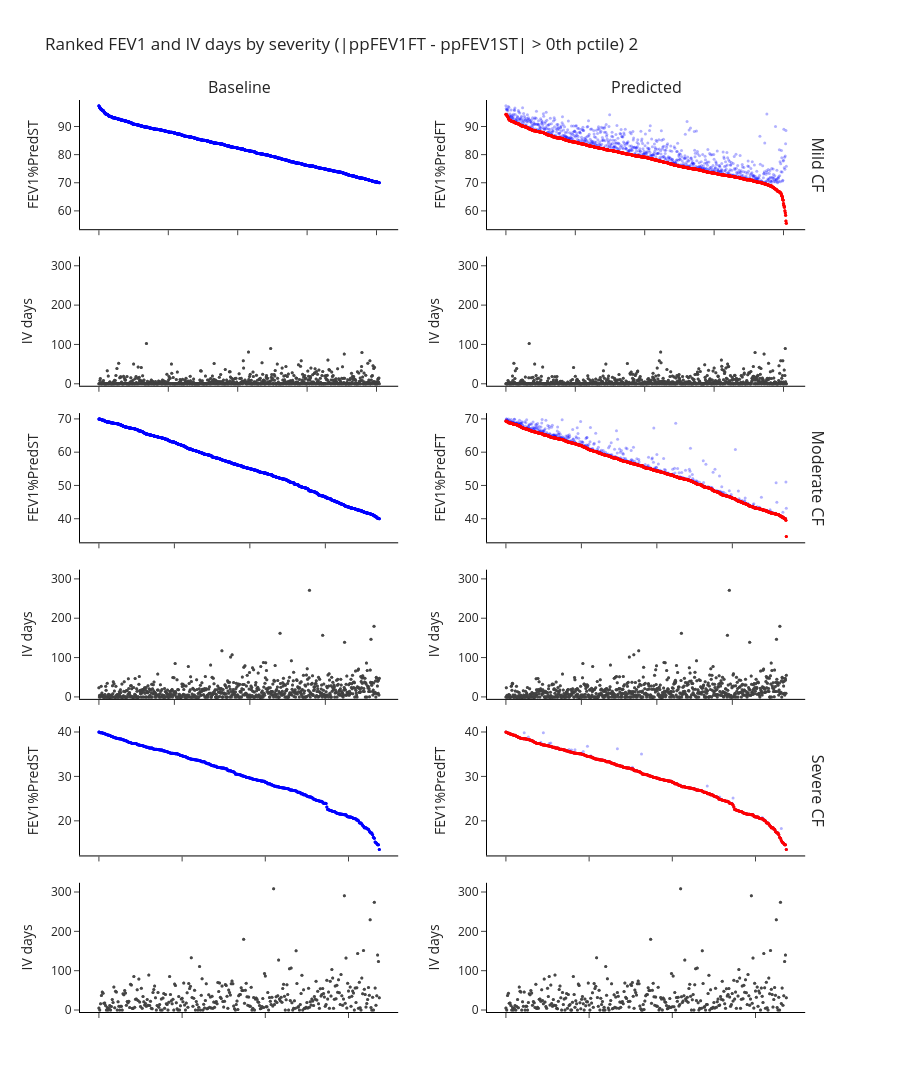

Here is the notebook cell this chart was saved with:
### Markdown cell above
## Archive

### Code cell
# Archive
diff_col = "ppFEV1FT - ppFEV1ST"
prctile = 0  # keep rows where abs(diff_col) > this percentile threshold

df_ranked = df.copy()
# df_ranked = df_ranked[(df_ranked["ecFEF2575%ecFEV1"] < 70)].copy()
threshold = df_ranked[diff_col].abs().quantile(prctile / 100)
df_ranked = df_ranked[df_ranked[diff_col].abs() > threshold]

df_ranked.loc[df_ranked["FEV1%PredST"] >= 70, "severity"] = "mild"
df_ranked.loc[
    (df_ranked["FEV1%PredST"] >= 40) & (df_ranked["FEV1%PredST"] < 70), "severity"
] = "moderate"
df_ranked.loc[df_ranked["FEV1%PredST"] < 40, "severity"] = "severe"

iv_max = df_ranked["IV days"].max() * 1.05

severities = [("mild", 1, 2), ("moderate", 3, 4), ("severe", 5, 6)]
fev_metrics = ["FEV1%PredST", "FEV1%PredFT"]
fev_colors = {"FEV1%PredST": "blue", "FEV1%PredFT": "red"}
iv_color = "rgba(64, 64, 64, 0.8)"

# Compute shared y range per severity across both fev_metrics
fev_range_by_severity = {}
for severity_label, _, _ in severities:
    df_sev = df_ranked[df_ranked["severity"] == severity_label]
    vals = pd.concat([df_sev[m] for m in fev_metrics]).dropna()
    pad = (vals.max() - vals.min()) * 0.05
    fev_range_by_severity[severity_label] = [vals.min() - pad, vals.max() + pad]


def add_ranked_fev_iv_panels(
    fig,
    df_severity,
    fev_metric,
    severity_label,
    row_fev,
    row_iv,
    col,
    overlay_metric=None,
):
    df_sorted = df_severity.sort_values(fev_metric, ascending=False).reset_index(
        drop=True
    )
    x_rank = list(range(len(df_sorted)))

    if overlay_metric is not None:
        fig.add_trace(
            go.Scatter(
                x=x_rank,
                y=df_sorted[overlay_metric],
                mode="markers",
                marker=dict(size=3, opacity=0.3, color=fev_colors[overlay_metric]),
                customdata=df_sorted["ID"],
                hovertemplate="ID: %{customdata}<br>"
                + overlay_metric
                + ": %{y:.1f}<extra></extra>",
                showlegend=False,
            ),
            row=row_fev,
            col=col,
        )

    fig.add_trace(
        go.Scatter(
            x=x_rank,
            y=df_sorted[fev_metric],
            mode="markers",
            marker=dict(size=3, opacity=1.0, color=fev_colors[fev_metric]),
            customdata=df_sorted["ID"],
            hovertemplate="ID: %{customdata}<br>"
            + fev_metric
            + ": %{y:.1f}<extra></extra>",
            showlegend=False,
        ),
        row=row_fev,
        col=col,
    )
    fig.add_trace(
        go.Scatter(
            x=x_rank,
            y=df_sorted["IV days"],
            mode="markers",
            marker=dict(size=3, color=iv_color),
            customdata=df_sorted["ID"],
            hovertemplate="ID: %{customdata}<br>IV days: %{y:.0f}<extra></extra>",
            showlegend=False,
        ),
        row=row_iv,
        col=col,
    )
    fig.update_xaxes(
        showticklabels=False,
        linecolor="black",
        linewidth=1,
        showline=True,
        row=row_fev,
        col=col,
    )
    fig.update_xaxes(
        showticklabels=False,
        linecolor="black",
        linewidth=1,
        showline=True,
        row=row_iv,
        col=col,
    )
    fig.update_yaxes(
        title_text=f"{fev_metric}",
        linecolor="black",
        linewidth=1,
        showline=True,
        range=fev_range_by_severity[severity_label],
        row=row_fev,
        col=col,
    )
    fig.update_yaxes(
        title_text="IV days",
        range=[-5, iv_max],
        linecolor="black",
        linewidth=1,
        showline=True,
        row=row_iv,
        col=col,
    )


fig = make_subplots(
    rows=6,
    cols=2,
    vertical_spacing=0.03,
    horizontal_spacing=0.12,
    column_titles=["Baseline", "Predicted"],
    row_titles=[
        "Mild CF",
        "",
        "Moderate CF",
        "",
        "Severe CF",
        "",
    ],
)

for col_idx, fev_metric in enumerate(fev_metrics, start=1):
    overlay = "FEV1%PredST" if col_idx == 2 else None
    for severity_label, row_fev, row_iv in severities:
        df_sev = df_ranked[df_ranked["severity"] == severity_label]
        add_ranked_fev_iv_panels(
            fig, df_sev, fev_metric, severity_label, row_fev, row_iv, col_idx
        )
        add_ranked_fev_iv_panels(
            fig,
            df_sev,
            fev_metric,
            severity_label,
            row_fev,
            row_iv,
            col_idx,
            overlay_metric=overlay,
        )

title = f"Ranked FEV1 and IV days by severity (|{diff_col}| > {prctile}th pctile) 2"
fig.update_layout(
    height=1100,
    width=900,
    title=title,
    template="simple_white",
    plot_bgcolor="white",
    paper_bgcolor="white",
)
# fig.write_image(dh.get_path_to_main() + f"PlotsCFR/{title}.pdf")

### Figure 1 — Plotly figure (JSON) as saved in the notebook; plotly's stock layout.template omitted (floating-point values rounded to 4 significant figures; data arrays with more than 128 entries replaced by an {"elided": "..."} marker saying what was removed)
{"data": [{"customdata": {"elided": "809 str values"}, "hovertemplate": "ID: %{customdata}<br>FEV1%PredST: %{y:.1f}<extra></extra>", "marker": {"color": "blue", "opacity": 1, "size": 3}, "mode": "markers", "showlegend": false, "type": "scatter", "x": {"elided": "809 int values"}, "xaxis": "x", "y": {"elided": "809 float values"}, "yaxis": "y"}, {"customdata": {"elided": "809 str values"}, "hovertemplate": "ID: %{customdata}<br>IV days: %{y:.0f}<extra></extra>", "marker": {"color": "rgba(64, 64, 64, 0.8)", "size": 3}, "mode": "markers", "showlegend": false, "type": "scatter", "x": {"elided": "809 int values"}, "xaxis": "x3", "y": {"elided": "809 float values"}, "yaxis": "y3"}, {"customdata": {"elided": "809 str values"}, "hovertemplate": "ID: %{customdata}<br>FEV1%PredST: %{y:.1f}<extra></extra>", "marker": {"color": "blue", "opacity": 1, "size": 3}, "mode": "markers", "showlegend": false, "type": "scatter", "x": {"elided": "809 int values"}, "xaxis": "x", "y": {"elided": "809 float values"}, "yaxis": "y"}, {"customdata": {"elided": "809 str values"}, "hovertemplate": "ID: %{customdata}<br>IV days: %{y:.0f}<extra></extra>", "marker": {"color": "rgba(64, 64, 64, 0.8)", "size": 3}, "mode": "markers", "showlegend": false, "type": "scatter", "x": {"elided": "809 int values"}, "xaxis": "x3", "y": {"elided": "809 float values"}, "yaxis": "y3"}, {"customdata": {"elided": "744 str values"}, "hovertemplate": "ID: %{customdata}<br>FEV1%PredST: %{y:.1f}<extra></extra>", "marker": {"color": "blue", "opacity": 1, "size": 3}, "mode": "markers", "showlegend": false, "type": "scatter", "x": {"elided": "744 int values"}, "xaxis": "x5", "y": {"elided": "744 float values"}, "yaxis": "y5"}, {"customdata": {"elided": "744 str values"}, "hovertemplate": "ID: %{customdata}<br>IV days: %{y:.0f}<extra></extra>", "marker": {"color": "rgba(64, 64, 64, 0.8)", "size": 3}, "mode": "markers", "showlegend": false, "type": "scatter", "x": {"elided": "744 int values"}, "xaxis": "x7", "y": {"elided": "744 float values"}, "yaxis": "y7"}, {"customdata": {"elided": "744 str values"}, "hovertemplate": "ID: %{customdata}<br>FEV1%PredST: %{y:.1f}<extra></extra>", "marker": {"color": "blue", "opacity": 1, "size": 3}, "mode": "markers", "showlegend": false, "type": "scatter", "x": {"elided": "744 int values"}, "xaxis": "x5", "y": {"elided": "744 float values"}, "yaxis": "y5"}, {"customdata": {"elided": "744 str values"}, "hovertemplate": "ID: %{customdata}<br>IV days: %{y:.0f}<extra></extra>", "marker": {"color": "rgba(64, 64, 64, 0.8)", "size": 3}, "mode": "markers", "showlegend": false, "type": "scatter", "x": {"elided": "744 int values"}, "xaxis": "x7", "y": {"elided": "744 float values"}, "yaxis": "y7"}, {"customdata": {"elided": "338 str values"}, "hovertemplate": "ID: %{customdata}<br>FEV1%PredST: %{y:.1f}<extra></extra>", "marker": {"color": "blue", "opacity": 1, "size": 3}, "mode": "markers", "showlegend": false, "type": "scatter", "x": {"elided": "338 int values"}, "xaxis": "x9", "y": {"elided": "338 float values"}, "yaxis": "y9"}, {"customdata": {"elided": "338 str values"}, "hovertemplate": "ID: %{customdata}<br>IV days: %{y:.0f}<extra></extra>", "marker": {"color": "rgba(64, 64, 64, 0.8)", "size": 3}, "mode": "markers", "showlegend": false, "type": "scatter", "x": {"elided": "338 int values"}, "xaxis": "x11", "y": {"elided": "338 float values"}, "yaxis": "y11"}, {"customdata": {"elided": "338 str values"}, "hovertemplate": "ID: %{customdata}<br>FEV1%PredST: %{y:.1f}<extra></extra>", "marker": {"color": "blue", "opacity": 1, "size": 3}, "mode": "markers", "showlegend": false, "type": "scatter", "x": {"elided": "338 int values"}, "xaxis": "x9", "y": {"elided": "338 float values"}, "yaxis": "y9"}, {"customdata": {"elided": "338 str values"}, "hovertemplate": "ID: %{customdata}<br>IV days: %{y:.0f}<extra></extra>", "marker": {"color": "rgba(64, 64, 64, 0.8)", "size": 3}, "mode": "markers", "showlegend": false, "type": "scatter", "x": {"elided": "338 int values"}, "xaxis": "x11", "y": {"elided": "338 float values"}, "yaxis": "y11"}, {"customdata": {"elided": "809 str values"}, "hovertemplate": "ID: %{customdata}<br>FEV1%PredFT: %{y:.1f}<extra></extra>", "marker": {"color": "red", "opacity": 1, "size": 3}, "mode": "markers", "showlegend": false, "type": "scatter", "x": {"elided": "809 int values"}, "xaxis": "x2", "y": {"elided": "809 float values"}, "yaxis": "y2"}, {"customdata": {"elided": "809 str values"}, "hovertemplate": "ID: %{customdata}<br>IV days: %{y:.0f}<extra></extra>", "marker": {"color": "rgba(64, 64, 64, 0.8)", "size": 3}, "mode": "markers", "showlegend": false, "type": "scatter", "x": {"elided": "809 int values"}, "xaxis": "x4", "y": {"elided": "809 float values"}, "yaxis": "y4"}, {"customdata": {"elided": "809 str values"}, "hovertemplate": "ID: %{customdata}<br>FEV1%PredST: %{y:.1f}<extra></extra>", "marker": {"color": "blue", "opacity": 0.3, "size": 3}, "mode": "markers", "showlegend": false, "type": "scatter", "x": {"elided": "809 int values"}, "xaxis": "x2", "y": {"elided": "809 float values"}, "yaxis": "y2"}, {"customdata": {"elided": "809 str values"}, "hovertemplate": "ID: %{customdata}<br>FEV1%PredFT: %{y:.1f}<extra></extra>", "marker": {"color": "red", "opacity": 1, "size": 3}, "mode": "markers", "showlegend": false, "type": "scatter", "x": {"elided": "809 int values"}, "xaxis": "x2", "y": {"elided": "809 float values"}, "yaxis": "y2"}, {"customdata": {"elided": "809 str values"}, "hovertemplate": "ID: %{customdata}<br>IV days: %{y:.0f}<extra></extra>", "marker": {"color": "rgba(64, 64, 64, 0.8)", "size": 3}, "mode": "markers", "showlegend": false, "type": "scatter", "x": {"elided": "809 int values"}, "xaxis": "x4", "y": {"elided": "809 float values"}, "yaxis": "y4"}, {"customdata": {"elided": "744 str values"}, "hovertemplate": "ID: %{customdata}<br>FEV1%PredFT: %{y:.1f}<extra></extra>", "marker": {"color": "red", "opacity": 1, "size": 3}, "mode": "markers", "showlegend": false, "type": "scatter", "x": {"elided": "744 int values"}, "xaxis": "x6", "y": {"elided": "744 float values"}, "yaxis": "y6"}, {"customdata": {"elided": "744 str values"}, "hovertemplate": "ID: %{customdata}<br>IV days: %{y:.0f}<extra></extra>", "marker": {"color": "rgba(64, 64, 64, 0.8)", "size": 3}, "mode": "markers", "showlegend": false, "type": "scatter", "x": {"elided": "744 int values"}, "xaxis": "x8", "y": {"elided": "744 float values"}, "yaxis": "y8"}, {"customdata": {"elided": "744 str values"}, "hovertemplate": "ID: %{customdata}<br>FEV1%PredST: %{y:.1f}<extra></extra>", "marker": {"color": "blue", "opacity": 0.3, "size": 3}, "mode": "markers", "showlegend": false, "type": "scatter", "x": {"elided": "744 int values"}, "xaxis": "x6", "y": {"elided": "744 float values"}, "yaxis": "y6"}, {"customdata": {"elided": "744 str values"}, "hovertemplate": "ID: %{customdata}<br>FEV1%PredFT: %{y:.1f}<extra></extra>", "marker": {"color": "red", "opacity": 1, "size": 3}, "mode": "markers", "showlegend": false, "type": "scatter", "x": {"elided": "744 int values"}, "xaxis": "x6", "y": {"elided": "744 float values"}, "yaxis": "y6"}, {"customdata": {"elided": "744 str values"}, "hovertemplate": "ID: %{customdata}<br>IV days: %{y:.0f}<extra></extra>", "marker": {"color": "rgba(64, 64, 64, 0.8)", "size": 3}, "mode": "markers", "showlegend": false, "type": "scatter", "x": {"elided": "744 int values"}, "xaxis": "x8", "y": {"elided": "744 float values"}, "yaxis": "y8"}, {"customdata": {"elided": "338 str values"}, "hovertemplate": "ID: %{customdata}<br>FEV1%PredFT: %{y:.1f}<extra></extra>", "marker": {"color": "red", "opacity": 1, "size": 3}, "mode": "markers", "showlegend": false, "type": "scatter", "x": {"elided": "338 int values"}, "xaxis": "x10", "y": {"elided": "338 float values"}, "yaxis": "y10"}, {"customdata": {"elided": "338 str values"}, "hovertemplate": "ID: %{customdata}<br>IV days: %{y:.0f}<extra></extra>", "marker": {"color": "rgba(64, 64, 64, 0.8)", "size": 3}, "mode": "markers", "showlegend": false, "type": "scatter", "x": {"elided": "338 int values"}, "xaxis": "x12", "y": {"elided": "338 float values"}, "yaxis": "y12"}, {"customdata": {"elided": "338 str values"}, "hovertemplate": "ID: %{customdata}<br>FEV1%PredST: %{y:.1f}<extra></extra>", "marker": {"color": "blue", "opacity": 0.3, "size": 3}, "mode": "markers", "showlegend": false, "type": "scatter", "x": {"elided": "338 int values"}, "xaxis": "x10", "y": {"elided": "338 float values"}, "yaxis": "y10"}, {"customdata": {"elided": "338 str values"}, "hovertemplate": "ID: %{customdata}<br>FEV1%PredFT: %{y:.1f}<extra></extra>", "marker": {"color": "red", "opacity": 1, "size": 3}, "mode": "markers", "showlegend": false, "type": "scatter", "x": {"elided": "338 int values"}, "xaxis": "x10", "y": {"elided": "338 float values"}, "yaxis": "y10"}, {"customdata": {"elided": "338 str values"}, "hovertemplate": "ID: %{customdata}<br>IV days: %{y:.0f}<extra></extra>", "marker": {"color": "rgba(64, 64, 64, 0.8)", "size": 3}, "mode": "markers", "showlegend": false, "type": "scatter", "x": {"elided": "338 int values"}, "xaxis": "x12", "y": {"elided": "338 float values"}, "yaxis": "y12"}], "layout": {"annotations": [{"font": {"size": 16}, "showarrow": false, "text": "Baseline", "x": 0.215, "xanchor": "center", "xref": "paper", "y": 1, "yanchor": "bottom", "yref": "paper"}, {"font": {"size": 16}, "showarrow": false, "text": "Predicted", "x": 0.765, "xanchor": "center", "xref": "paper", "y": 1, "yanchor": "bottom", "yref": "paper"}, {"font": {"size": 16}, "showarrow": false, "text": "Mild CF", "textangle": 90, "x": 0.98, "xanchor": "left", "xref": "paper", "y": 0.9292, "yanchor": "middle", "yref": "paper"}, {"font": {"size": 16}, "showarrow": false, "text": "Moderate CF", "textangle": 90, "x": 0.98, "xanchor": "left", "xref": "paper", "y": 0.5858, "yanchor": "middle", "yref": "paper"}, {"font": {"size": 16}, "showarrow": false, "text": "Severe CF", "textangle": 90, "x": 0.98, "xanchor": "left", "xref": "paper", "y": 0.2425, "yanchor": "middle", "yref": "paper"}], "height": 1100, "paper_bgcolor": "white", "plot_bgcolor": "white", "title": {"text": "Ranked FEV1 and IV days by severity (|ppFEV1FT - ppFEV1ST| > 0th pctile) 2"}, "width": 900, "xaxis": {"anchor": "y", "domain": [0, 0.43], "linecolor": "black", "linewidth": 1, "showline": true, "showticklabels": false}, "xaxis10": {"anchor": "y10", "domain": [0.55, 0.98], "linecolor": "black", "linewidth": 1, "showline": true, "showticklabels": false}, "xaxis11": {"anchor": "y11", "domain": [0, 0.43], "linecolor": "black", "linewidth": 1, "showline": true, "showticklabels": false}, "xaxis12": {"anchor": "y12", "domain": [0.55, 0.98], "linecolor": "black", "linewidth": 1, "showline": true, "showticklabels": false}, "xaxis2": {"anchor": "y2", "domain": [0.55, 0.98], "linecolor": "black", "linewidth": 1, "showline": true, "showticklabels": false}, "xaxis3": {"anchor": "y3", "domain": [0, 0.43], "linecolor": "black", "linewidth": 1, "showline": true, "showticklabels": false}, "xaxis4": {"anchor": "y4", "domain": [0.55, 0.98], "linecolor": "black", "linewidth": 1, "showline": true, "showticklabels": false}, "xaxis5": {"anchor": "y5", "domain": [0, 0.43], "linecolor": "black", "linewidth": 1, "showline": true, "showticklabels": false}, "xaxis6": {"anchor": "y6", "domain": [0.55, 0.98], "linecolor": "black", "linewidth": 1, "showline": true, "showticklabels": false}, "xaxis7": {"anchor": "y7", "domain": [0, 0.43], "linecolor": "black", "linewidth": 1, "showline": true, "showticklabels": false}, "xaxis8": {"anchor": "y8", "domain": [0.55, 0.98], "linecolor": "black", "linewidth": 1, "showline": true, "showticklabels": false}, "xaxis9": {"anchor": "y9", "domain": [0, 0.43], "linecolor": "black", "linewidth": 1, "showline": true, "showticklabels": false}, "yaxis": {"anchor": "x", "domain": [0.8583, 1], "linecolor": "black", "linewidth": 1, "range": [53.49, 99.42], "showline": true, "title": {"text": "FEV1%PredST"}}, "yaxis10": {"anchor": "x10", "domain": [0.1717, 0.3133], "linecolor": "black", "linewidth": 1, "range": [12.21, 41.3], "showline": true, "title": {"text": "FEV1%PredFT"}}, "yaxis11": {"anchor": "x11", "domain": [0, 0.1417], "linecolor": "black", "linewidth": 1, "range": [-5, 323.4], "showline": true, "title": {"text": "IV days"}}, "yaxis12": {"anchor": "x12", "domain": [0, 0.1417], "linecolor": "black", "linewidth": 1, "range": [-5, 323.4], "showline": true, "title": {"text": "IV days"}}, "yaxis2": {"anchor": "x2", "domain": [0.8583, 1], "linecolor": "black", "linewidth": 1, "range": [53.49, 99.42], "showline": true, "title": {"text": "FEV1%PredFT"}}, "yaxis3": {"anchor": "x3", "domain": [0.6867, 0.8283], "linecolor": "black", "linewidth": 1, "range": [-5, 323.4], "showline": true, "title": {"text": "IV days"}}, "yaxis4": {"anchor": "x4", "domain": [0.6867, 0.8283], "linecolor": "black", "linewidth": 1, "range": [-5, 323.4], "showline": true, "title": {"text": "IV days"}}, "yaxis5": {"anchor": "x5", "domain": [0.515, 0.6567], "linecolor": "black", "linewidth": 1, "range": [32.91, 71.74], "showline": true, "title": {"text": "FEV1%PredST"}}, "yaxis6": {"anchor": "x6", "domain": [0.515, 0.6567], "linecolor": "black", "linewidth": 1, "range": [32.91, 71.74], "showline": true, "title": {"text": "FEV1%PredFT"}}, "yaxis7": {"anchor": "x7", "domain": [0.3433, 0.485], "linecolor": "black", "linewidth": 1, "range": [-5, 323.4], "showline": true, "title": {"text": "IV days"}}, "yaxis8": {"anchor": "x8", "domain": [0.3433, 0.485], "linecolor": "black", "linewidth": 1, "range": [-5, 323.4], "showline": true, "title": {"text": "IV days"}}, "yaxis9": {"anchor": "x9", "domain": [0.1717, 0.3133], "linecolor": "black", "linewidth": 1, "range": [12.21, 41.3], "showline": true, "title": {"text": "FEV1%PredST"}}}}
